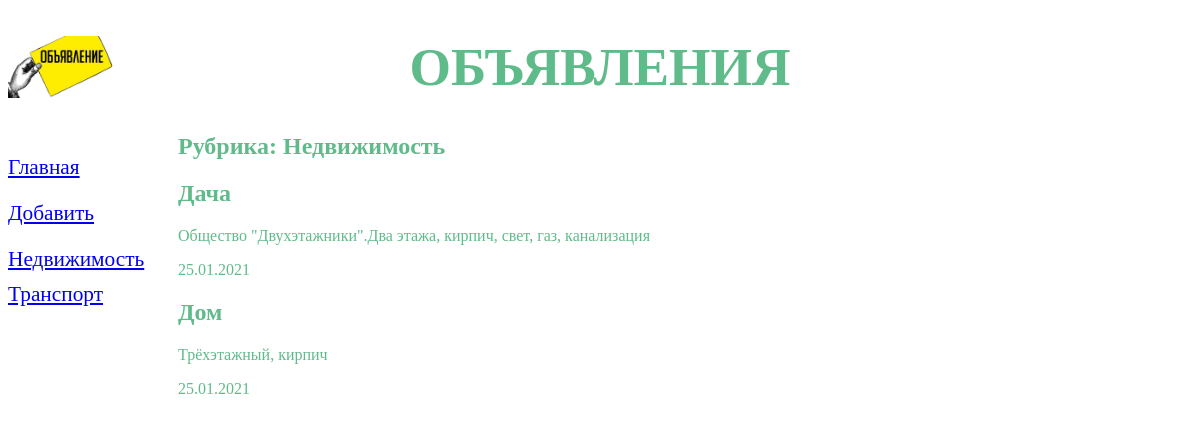
Before: /board/1/ with the older database file.
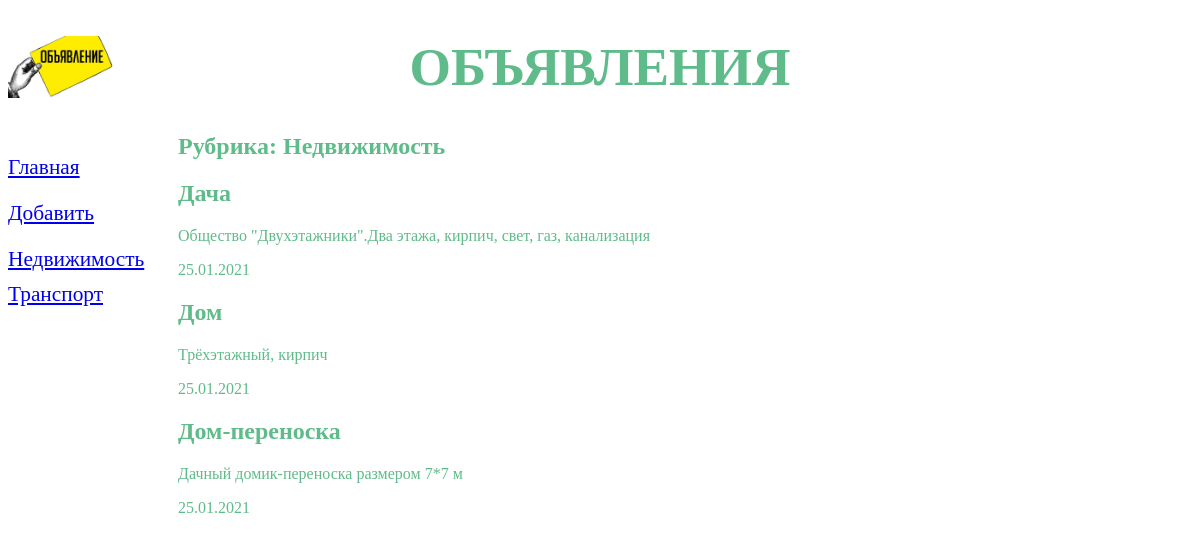
After: the same page with the newer database file.
### board/models.py (models this page shows, shortened)
class Rubric(models.Model):
    name = models.CharField(max_length=20, db_index=True, verbose_name='Название')
    class Meta:
        verbose_name_plural = 'Рубрики'
        verbose_name = 'Рубрика'
        ordering = ['name']

class Board(models.Model):
    title = models.CharField(max_length=50, verbose_name='Товар')
    content = models.TextField(null=True, blank=True, verbose_name='Описание')
    price = models.FloatField(null=True, blank=True, verbose_name='Цена')
    published = models.DateField(auto_now_add=True, db_index=True, verbose_name='Опубликовано')
    rubric = models.ForeignKey('Rubric', null=True, on_delete=models.PROTECT, verbose_name='Рубрика')
    class Meta:
        verbose_name_plural = 'Объявления'
        verbose_name = "Объявление"
        ordering = ['-published']

### board/views.py (the view)
# urls.py: path('<int:rubric_id>/', by_rubric, name='by_rubric'),
def by_rubric(request, rubric_id):
    bs = Board.objects.filter(rubric=rubric_id)
    rubrics = Rubric.objects.all()
    current_rubric = Rubric.objects.get(pk=rubric_id)
    context = {'bs': bs, 'rubrics': rubrics, 'current_rubric': current_rubric}
    return render(request, 'board/by_rubric.html', context)

### board/templates/board/by_rubric.html (shortened to what this page needs)
{% extends "layout/basic.html" %}
{% block content %}
<h2>Рубрика: {{current_rubric.name }}</h2>
{% for b in bs %}
<div>
    <h2>{{ b.title }}</h2>
    <p>{{ b.content }}</p>
    <p>{{ b.published|date:"d.m.Y" }}</p>
</div>
{% endfor %}
{% endblock %}

### board/templates/layout/basic.html (shortened to what this page needs)
<!DOCTYPE html>
{% load static %}
<html lang="en">
<head>
    <link rel="stylesheet" type="text/css" href="{% static 'board/style.css' %}">
</head>
<body>
    <header>
        <h1>Объявления</h1>
    </header>
    <nav>
        <p><a href="{% url 'index' %}">Главная</a></p>
        <p><a href="{% url 'add' %}">Добавить</a></p>
        {% for rubric in rubrics %}
        <a href="{% url 'by_rubric' rubric.pk %}">{{ rubric.name }}</a>
        {% endfor %}
    </nav>
    <section>
        {% block content %}
        {% endblock %}
    </section>
</body>
</html>

Changed rows visible on the page:
added Board: title "Дом-переноска", content "Дачный домик-переноска размером 7*7 м", published "25.01.2021"
